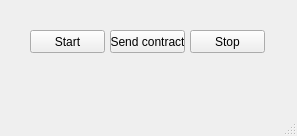
<?xml version="1.0" encoding="UTF-8"?>
<ui version="4.0">
 <class>BasicUserMainWindow</class>
 <widget class="QMainWindow" name="BasicUserMainWindow">
  <property name="geometry">
   <rect>
    <x>0</x>
    <y>0</y>
    <width>297</width>
    <height>136</height>
   </rect>
  </property>
  <property name="windowTitle">
   <string>MainWindow</string>
  </property>
  <widget class="QWidget" name="centralwidget">
   <widget class="QPushButton" name="ui_qpb_start">
    <property name="geometry">
     <rect>
      <x>30</x>
      <y>30</y>
      <width>75</width>
      <height>23</height>
     </rect>
    </property>
    <property name="text">
     <string>Start</string>
    </property>
   </widget>
   <widget class="QPushButton" name="ui_qpb_stop">
    <property name="geometry">
     <rect>
      <x>190</x>
      <y>30</y>
      <width>75</width>
      <height>23</height>
     </rect>
    </property>
    <property name="text">
     <string>Stop</string>
    </property>
   </widget>
   <widget class="QPushButton" name="ui_qpb_send_contract">
    <property name="geometry">
     <rect>
      <x>110</x>
      <y>30</y>
      <width>75</width>
      <height>23</height>
     </rect>
    </property>
    <property name="text">
     <string>Send contract</string>
    </property>
   </widget>
  </widget>
  <widget class="QMenuBar" name="menubar">
   <property name="geometry">
    <rect>
     <x>0</x>
     <y>0</y>
     <width>297</width>
     <height>21</height>
    </rect>
   </property>
  </widget>
  <widget class="QStatusBar" name="statusbar"/>
  <action name="ui_qa_exit">
   <property name="text">
    <string>Exit</string>
   </property>
  </action>
  <action name="ui_qa_logs">
   <property name="text">
    <string>Logs</string>
   </property>
  </action>
  <action name="ui_qa_preferences">
   <property name="text">
    <string>Preferences</string>
   </property>
  </action>
  <action name="ui_qa_help">
   <property name="text">
    <string>Help</string>
   </property>
  </action>
  <action name="ui_qa_about">
   <property name="text">
    <string>About</string>
   </property>
  </action>
 </widget>
 <resources/>
 <connections/>
</ui>
